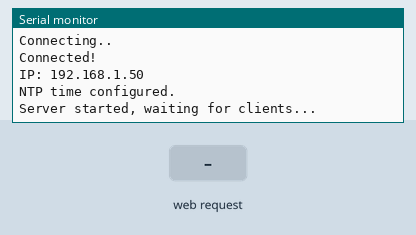
Recording of a program running on a simulated ESP32-S3. Shown: the last lines printed to the serial monitor. Inputs (shaded band) come from the test bench. WiFi joins after 1.5 s; servers stay silent unless stated; the local clock reads 2024-03-15 10:24:30 at power-on unless the program sets it.

Above: at 3.2 s.
3.3 s: HTTP request GET /start received
At 4.3 s:
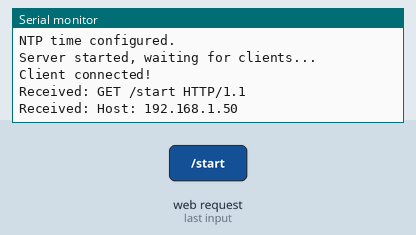
4.8 s: HTTP request GET /stop received
At 5.5 s:
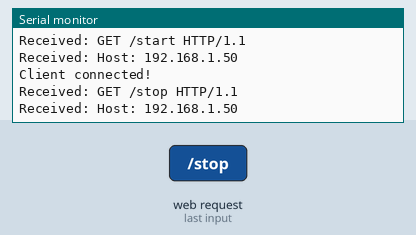

The program:

main.cpp
```cpp
#include <Arduino.h>
#include <WiFi.h>
#include <time.h>

String recepcionData();
void envioPeriodico(int interval);
void envioData();
String getTimeString();

const char* ssid = "Redmi Note 9S";
const char* password = "aaaaaaaa";

// NTP server setup
const char* ntpServer = "pool.ntp.org";
const long gmtOffset_sec = 3600;
const int daylightOffset_sec = 3600;

WiFiClient client;
WiFiServer server(5000);

unsigned long lastSendTime = 0;

String command = "";
bool sendingTime = false;

void setup() {
  Serial.begin(115200);

  WiFi.begin(ssid, password);
  Serial.print("Connecting");

  while (WiFi.status() != WL_CONNECTED) {
    Serial.print(".");
    delay(1000);
  }

  Serial.println("\nConnected!");
  Serial.print("IP: ");
  Serial.println(WiFi.localIP());

  configTime(gmtOffset_sec, daylightOffset_sec, ntpServer);
  Serial.println("NTP time configured.");

  server.begin();
  Serial.println("Server started, waiting for clients...");
}

void loop() {
  if (!client || !client.connected()) {
    client = server.available();
    if (client) {
      Serial.println("Client connected!");
    }
  }

  envioData();

  command = recepcionData();
  command.toLowerCase();

  if(command == "start"){
    Serial.println("Iniciando envío periódico de la hora...");
    sendingTime = true;
  } else if(command == "stop"){
    Serial.println("Deteniendo envío periódico de la hora...");
    sendingTime = false;
  }
  // Enviar la hora cada segundo al móvil
  if(sendingTime == true) {
    envioPeriodico(1000);
  }

  if (client && !client.connected()) {
    Serial.println("Cliente desconectado");
    client.stop();
  }
}


String recepcionData() {
  String rxMessage = "";
  if (client && client.available()) {
    rxMessage = client.readStringUntil('\n');
    rxMessage.trim();

    if (rxMessage.length() > 0) {
      Serial.print("Received: ");
      Serial.println(rxMessage);
    }
  }
  return rxMessage;
}

void envioData(){
  if (Serial.available()) {
    String txMessage = Serial.readStringUntil('\n');
    txMessage.trim();

    if (txMessage.length() > 0 && client && client.connected()) {
      client.print("ESP32: ");
      client.println(txMessage);
    }
  }
}

void envioPeriodico(int interval) {
  if (client && client.connected()) {
    if (millis() - lastSendTime >= interval) {
      lastSendTime = millis();

      String currentTime = getTimeString();

      client.print("Hora: ");
      client.println(currentTime);

      Serial.print("Hora enviada: ");
      Serial.println(currentTime);
    }
  }
}

String getTimeString() {
  struct tm timeinfo;
  if (!getLocalTime(&timeinfo)) {
    return "Failed to obtain time";
  }

  char formattedTime[30];
  strftime(formattedTime, sizeof(formattedTime), "%H:%M:%S", &timeinfo);
  return String(formattedTime);
}
```

Measured:
- after the input at 3.3 s, the serial monitor: prints a new line at once (image 1)
- after the input at 4.8 s, the serial monitor: prints a new line at once (image 2)
